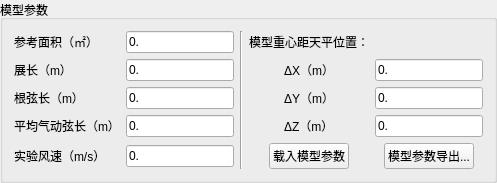
    <widget class="QGroupBox" name="groupBox">
     <property name="title">
      <string>模型参数</string>
     </property>
     <layout class="QVBoxLayout" name="verticalLayout_2">
      <item>
       <layout class="QGridLayout" name="gridLayout">
        <item row="1" column="0">
         <widget class="QLabel" name="label_2">
          <property name="text">
           <string>展长（m）</string>
          </property>
          <property name="buddy">
           <cstring>txtModelSpan</cstring>
          </property>
         </widget>
        </item>
        <item row="0" column="0">
         <widget class="QLabel" name="label">
          <property name="text">
           <string>参考面积（㎡）</string>
          </property>
          <property name="buddy">
           <cstring>txtModelArea</cstring>
          </property>
         </widget>
        </item>
        <item row="0" column="1">
         <widget class="QLineEdit" name="txtModelArea">
          <property name="autoFillBackground">
           <bool>false</bool>
          </property>
          <property name="text">
           <string>0.</string>
          </property>
         </widget>
        </item>
        <item row="0" column="3">
         <widget class="QLabel" name="label_6">
          <property name="text">
           <string>模型重心距天平位置：</string>
          </property>
         </widget>
        </item>
        <item row="2" column="4">
         <widget class="QLineEdit" name="txtDeltaY">
          <property name="text">
           <string>0.</string>
          </property>
         </widget>
        </item>
        <item row="1" column="4">
         <widget class="QLineEdit" name="txtDeltaX">
          <property name="text">
           <string>0.</string>
          </property>
         </widget>
        </item>
        <item row="3" column="4">
         <widget class="QLineEdit" name="txtDeltaZ">
          <property name="text">
           <string>0.</string>
          </property>
         </widget>
        </item>
        <item row="1" column="3" alignment="Qt::AlignHCenter">
         <widget class="QLabel" name="label_7">
          <property name="text">
           <string>ΔX（m）</string>
          </property>
          <property name="buddy">
           <cstring>txtDeltaX</cstring>
          </property>
         </widget>
        </item>
        <item row="2" column="3" alignment="Qt::AlignHCenter">
         <widget class="QLabel" name="label_8">
          <property name="text">
           <string>ΔY（m）</string>
          </property>
          <property name="buddy">
           <cstring>txtDeltaY</cstring>
          </property>
         </widget>
        </item>
        <item row="3" column="3" alignment="Qt::AlignHCenter">
         <widget class="QLabel" name="label_9">
          <property name="text">
           <string>ΔZ（m）</string>
          </property>
          <property name="buddy">
           <cstring>txtDeltaZ</cstring>
          </property>
         </widget>
        </item>
        <item row="1" column="1">
         <widget class="QLineEdit" name="txtModelSpan">
          <property name="text">
           <string>0.</string>
          </property>
         </widget>
        </item>
        <item row="4" column="0">
         <widget class="QLabel" name="label_4">
          <property name="text">
           <string>实验风速（m/s）</string>
          </property>
          <property name="buddy">
           <cstring>txtWindSpeed</cstring>
          </property>
         </widget>
        </item>
        <item row="4" column="1">
         <widget class="QLineEdit" name="txtWindSpeed">
          <property name="text">
           <string>0.</string>
          </property>
         </widget>
        </item>
        <item row="3" column="0">
         <widget class="QLabel" name="label_3">
          <property name="text">
           <string>平均气动弦长（m）</string>
          </property>
          <property name="buddy">
           <cstring>txtModelRefChord</cstring>
          </property>
         </widget>
        </item>
        <item row="3" column="1">
         <widget class="QLineEdit" name="txtModelRefChord">
          <property name="text">
           <string>0.</string>
          </property>
         </widget>
        </item>
        <item row="2" column="0">
         <widget class="QLabel" name="label_10">
          <property name="text">
           <string>根弦长（m）</string>
          </property>
          <property name="buddy">
           <cstring>txtModelRootChord</cstring>
          </property>
         </widget>
        </item>
        <item row="2" column="1">
         <widget class="QLineEdit" name="txtModelRootChord">
          <property name="text">
           <string>0.</string>
          </property>
         </widget>
        </item>
        <item row="0" column="2" rowspan="5">
         <widget class="Line" name="line">
          <property name="orientation">
           <enum>Qt::Vertical</enum>
          </property>
         </widget>
        </item>
        <item row="4" column="4" alignment="Qt::AlignHCenter">
         <widget class="QPushButton" name="pbtnModelDataExport">
          <property name="focusPolicy">
           <enum>Qt::StrongFocus</enum>
          </property>
          <property name="text">
           <string>模型参数导出...</string>
          </property>
         </widget>
        </item>
        <item row="4" column="3" alignment="Qt::AlignHCenter">
         <widget class="QPushButton" name="pbtnModelDataInput">
          <property name="text">
           <string>载入模型参数</string>
          </property>
         </widget>
        </item>
       </layout>
      </item>
     </layout>
    </widget>
